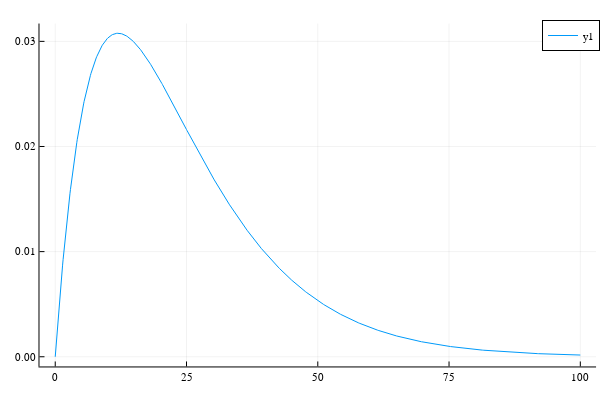

The code cell stored with this chart in its notebook:
### Code cell
# Compute mean, sd of the age distribution currently used in the model

begin
    mean_age_before_truncation = 30.0
    max_age = 80.0

    dist = Exponential(30.0)
    function sample_truncated()
        while true
            x = rand(dist)
            if x < max_age
                return x
            end
        end
    end

    v = [sample_truncated() for i in 1:1000]
    mean_age_after_truncation = mean(v)
    sd_after_truncation = std(v)

    println("mean, sd after truncation = $(mean_age_after_truncation), $(sd_after_truncation)")

    # Match these with an Erlang distribution
    shape_int, scale = erlang_params_with_mean_approxsd(mean_age_after_truncation, sd_after_truncation)
    println("shape = $(shape_int), scale = $(scale)")
    dist = Gamma(shape_int, scale)
    println("mean = $(mean(dist)), sd = $(std(dist))")
    x = 0.0:0.1:100.0
    plot(x, pdf(dist, x))
end

### Figure 1 — Plotly figure (JSON) as saved in the notebook; plotly's stock layout.template omitted (floating-point values rounded to 4 significant figures; data arrays with more than 128 entries replaced by an {"elided": "..."} marker saying what was removed)
{"data": [{"colorbar": {"len": 0.9525, "title": "", "x": 0.9934, "y": 0.5139}, "legendgroup": "y1", "line": {"color": "rgba(0, 154, 250, 1.000)", "dash": "solid", "shape": "linear", "width": 1}, "mode": "lines", "name": "y1", "showlegend": true, "type": "scatter", "x": {"elided": "1001 float values"}, "xaxis": "x", "y": {"elided": "1001 float values"}, "yaxis": "y"}], "layout": {"annotations": [], "height": 400, "legend": {"bgcolor": "rgba(255, 255, 255, 1.000)", "bordercolor": "rgba(0, 0, 0, 1.000)", "borderwidth": 1, "font": {"color": "rgba(0, 0, 0, 1.000)", "family": "sans-serif", "size": 11}, "title": {"font": {"color": "rgba(0, 0, 0, 1.000)", "family": "sans-serif", "size": 15}, "text": ""}, "tracegroupgap": 0, "traceorder": "normal", "x": 1, "xanchor": "auto", "y": 1, "yanchor": "auto"}, "margin": {"b": 20, "l": 0, "r": 0, "t": 20}, "paper_bgcolor": "rgba(255, 255, 255, 1.000)", "plot_bgcolor": "rgba(255, 255, 255, 1.000)", "showlegend": true, "width": 600, "xaxis": {"anchor": "y", "domain": [0.06582, 0.9934], "gridcolor": "rgba(0, 0, 0, 0.100)", "gridwidth": 0.5, "linecolor": "rgba(0, 0, 0, 1.000)", "mirror": false, "range": [-3, 103], "showgrid": true, "showline": true, "showticklabels": true, "tickangle": 0, "tickcolor": "rgb(0, 0, 0)", "tickfont": {"color": "rgba(0, 0, 0, 1.000)", "family": "sans-serif", "size": 11}, "tickmode": "array", "ticks": "inside", "ticktext": ["0", "25", "50", "75", "100"], "tickvals": [0, 25, 50, 75, 100], "title": "", "titlefont": {"color": "rgba(0, 0, 0, 1.000)", "family": "sans-serif", "size": 15}, "type": "-", "visible": true, "zeroline": false, "zerolinecolor": "rgba(0, 0, 0, 1.000)"}, "yaxis": {"anchor": "x", "domain": [0.03762, 0.9902], "gridcolor": "rgba(0, 0, 0, 0.100)", "gridwidth": 0.5, "linecolor": "rgba(0, 0, 0, 1.000)", "mirror": false, "range": [-0.0009231, 0.03169], "showgrid": true, "showline": true, "showticklabels": true, "tickangle": 0, "tickcolor": "rgb(0, 0, 0)", "tickfont": {"color": "rgba(0, 0, 0, 1.000)", "family": "sans-serif", "size": 11}, "tickmode": "array", "ticks": "inside", "ticktext": ["0.00", "0.01", "0.02", "0.03"], "tickvals": [0, 0.01, 0.02, 0.03], "title": "", "titlefont": {"color": "rgba(0, 0, 0, 1.000)", "family": "sans-serif", "size": 15}, "type": "-", "visible": true, "zeroline": false, "zerolinecolor": "rgba(0, 0, 0, 1.000)"}}}
